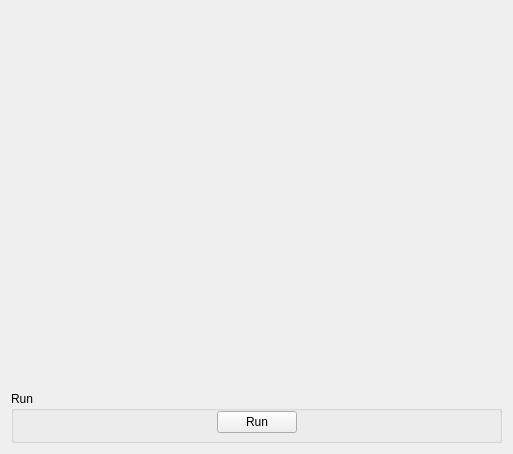
<?xml version="1.0" encoding="UTF-8"?>
<ui version="4.0">
 <class>IndirectFitTab</class>
 <widget class="QWidget" name="IndirectFitTab">
  <property name="geometry">
   <rect>
    <x>0</x>
    <y>0</y>
    <width>513</width>
    <height>454</height>
   </rect>
  </property>
  <property name="windowTitle">
   <string>Form</string>
  </property>
  <layout class="QVBoxLayout" name="verticalLayout">
   <item>
    <widget class="MantidQt::CustomInterfaces::IDA::IndirectDockWidgetArea" name="dockArea" native="true">
     <property name="sizePolicy">
      <sizepolicy hsizetype="MinimumExpanding" vsizetype="MinimumExpanding">
       <horstretch>0</horstretch>
       <verstretch>0</verstretch>
      </sizepolicy>
     </property>
    </widget>
   </item>
   <item>
    <widget class="QFrame" name="frame">
     <layout class="QVBoxLayout" name="verticalLayout_3">
      <property name="spacing">
       <number>0</number>
      </property>
      <property name="leftMargin">
       <number>0</number>
      </property>
      <property name="topMargin">
       <number>0</number>
      </property>
      <property name="rightMargin">
       <number>0</number>
      </property>
      <property name="bottomMargin">
       <number>0</number>
      </property>
      <item>
       <widget class="QGroupBox" name="gbRun">
        <property name="title">
         <string>Run</string>
        </property>
        <layout class="QHBoxLayout" name="horizontalLayout">
         <property name="topMargin">
          <number>0</number>
         </property>
         <property name="bottomMargin">
          <number>7</number>
         </property>
         <item>
          <spacer name="horizontalSpacer">
           <property name="orientation">
            <enum>Qt::Horizontal</enum>
           </property>
           <property name="sizeHint" stdset="0">
            <size>
             <width>40</width>
             <height>20</height>
            </size>
           </property>
          </spacer>
         </item>
         <item>
          <widget class="QPushButton" name="pbRun">
           <property name="text">
            <string>Run</string>
           </property>
          </widget>
         </item>
         <item>
          <spacer name="horizontalSpacer_2">
           <property name="orientation">
            <enum>Qt::Horizontal</enum>
           </property>
           <property name="sizeHint" stdset="0">
            <size>
             <width>40</width>
             <height>20</height>
            </size>
           </property>
          </spacer>
         </item>
        </layout>
       </widget>
      </item>
      <item>
       <widget class="MantidQt::CustomInterfaces::IDA::IndirectFitOutputOptionsView" name="ovOutputOptionsView" native="true"/>
      </item>
     </layout>
    </widget>
   </item>
  </layout>
 </widget>
 <customwidgets>
  <customwidget>
   <class>MantidQt::CustomInterfaces::IDA::IndirectFitOutputOptionsView</class>
   <extends>QWidget</extends>
   <header>Analysis/IndirectFitOutputOptionsView.h</header>
   <container>1</container>
  </customwidget>
  <customwidget>
   <class>MantidQt::CustomInterfaces::IDA::IndirectDockWidgetArea</class>
   <extends>QWidget</extends>
   <header>Analysis/IndirectDockWidgetArea.h</header>
   <container>1</container>
  </customwidget>
 </customwidgets>
 <resources/>
 <connections/>
</ui>
